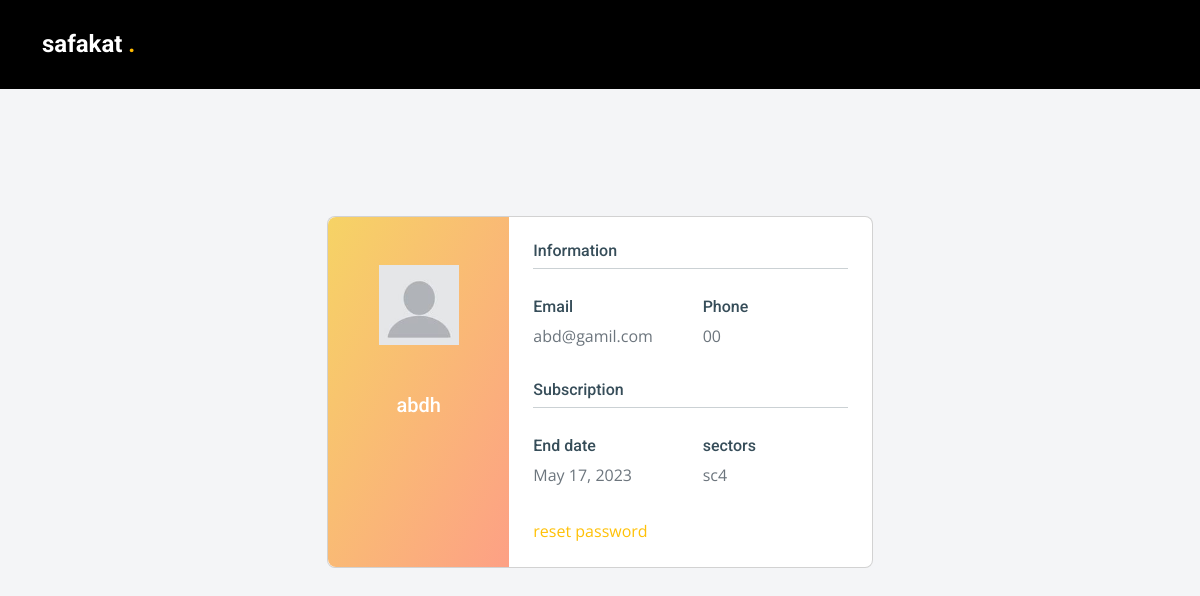
Page /en/userprofile/ (signed in) on the earlier database version.
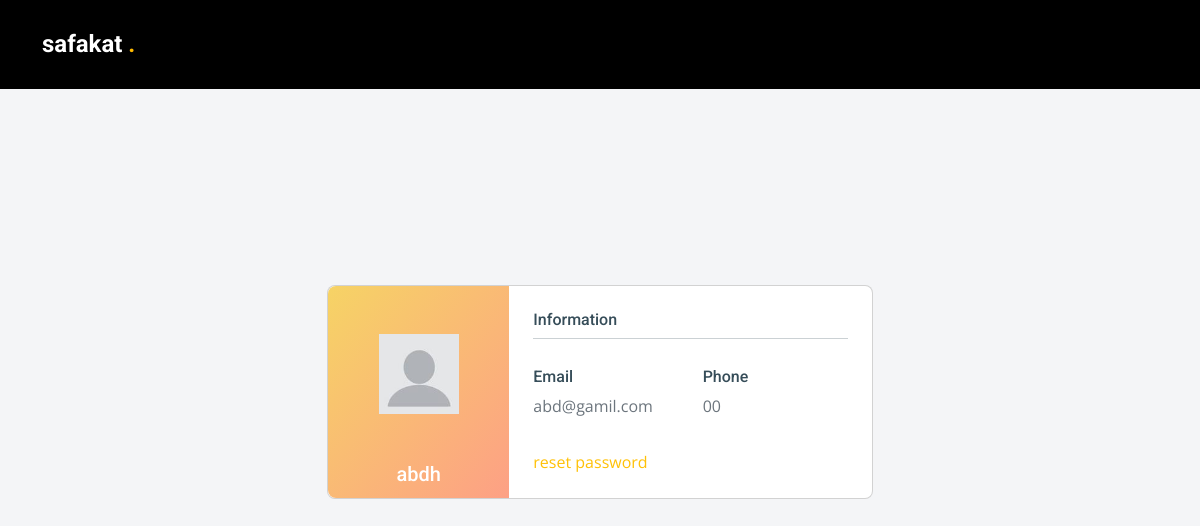
Same page on the later database version.
### accounts/models.py (models this page shows, shortened)
class CustomUser(AbstractUser):
    phone_number = models.CharField(max_length=20)

class Subscription(models.Model):
    user = models.OneToOneField(CustomUser, on_delete=models.CASCADE)
    tittle=models.CharField(max_length=150, blank=True,null=True )
    plan = models.ManyToManyField(Choice)
    start_date = models.DateField()
    end_date = models.DateField()
    activite=models.BooleanField(default=False)
    img_transition = models.ImageField(upload_to='images/',null=True, blank=True)
    def __str__(self):
        return f"{self.user}    "

class Choice(models.Model):
    name = models.CharField(max_length=50 ,choices=SECTOER_CHOICES)

### accounts/views.py (the view)
# urls.py: path('userprofile/',userProfile,name="userprofile"),
def userProfile(request):
    user_name= CustomUser.objects.filter(id=request.user.id)
    subscription=Subscription.objects.filter(user=request.user)
    print(subscription)
    return render(request,"userprofile.html",{'user_name':user_name,"subscription":subscription })

### templates/userprofile.html (shortened to what this page needs)
{% load static %}
{% load i18n %}
<!DOCTYPE html>
<html lang="en">
<head>
  <link rel="stylesheet" href="https://cdn.jsdelivr.net/npm/bootstrap@5.1.3/dist/css/bootstrap.min.css" />
  <link rel="stylesheet" href="https://cdn.jsdelivr.net/npm/select2@4.0.13/dist/css/select2.min.css" />
  <link rel="stylesheet" href="https://cdn.jsdelivr.net/npm/select2-bootstrap-5-theme@1.3.0/dist/select2-bootstrap-5-theme.min.css" />
  <link rel="stylesheet" href="https://cdn.jsdelivr.net/npm/select2-bootstrap-5-theme@1.3.0/dist/select2-bootstrap-5-theme.rtl.min.css" />
  <link rel="stylesheet" href="https://cdnjs.cloudflare.com/ajax/libs/font-awesome/6.4.0/css/all.min.css" />
  <link href="{% static  'assets/vendor/bootstrap/css/bootstrap.min.css' %}" rel="stylesheet">
  <link href="{% static  'assets/vendor/bootstrap-icons/bootstrap-icons.css' %}" rel="stylesheet">
  <link href="{% static  ' assets/vendor/fontawesome-free/css/all.min.css' %}" rel="stylesheet">
  <link href="{% static  'assets/vendor/aos/aos.css' %}" rel="stylesheet">
  <link href="{% static  'assets/vendor/glightbox/css/glightbox.min.css' %}" rel="stylesheet">
  <link href="{% static  'assets/vendor/swiper/swiper-bundle.min.css' %}" rel="stylesheet">
  <link href="{% static  'assets/css/main.css' %}" rel="stylesheet">
</head>
<body>
  <header id="header" class="header d-flex align-items-center"  style="background-color:black;">
    <div class="container-fluid container-xl d-flex align-items-center justify-content-between">
      <a href="{% url 'Home' %}" class="logo d-flex align-items-center">
        <h1>safakat <span>.</span></h1>
      </a>
      <i class="mobile-nav-toggle mobile-nav-show bi bi-list"></i>
    </div>
  </header>
   {% for user in user_name  %}
    <section class="vh-100" style="background-color: #f4f5f7;">
      <div class="container py-5 h-100">
        <div class="row d-flex justify-content-center align-items-center h-100">
          <div class="col col-lg-6 mb-4 mb-lg-0">
            <div class="card mb-3" style="border-radius: .5rem;">
              <div class="row g-0">
                <div class="col-md-4 gradient-custom text-center text-white"
                  style="border-top-left-radius: .5rem; border-bottom-left-radius: .5rem;">
                  <img src="{% static  'assets/img/anymouser.jpeg' %}"
                    alt="Avatar" class="img-fluid my-5" style="width: 80px;" />
                  <h5>{{user.username}}</h5>
                </div>
                <div class="col-md-8">
                  <div class="card-body p-4">
                    <h6>Information</h6>
                    <hr class="mt-0 mb-4">
                    <div class="row pt-1">
                      <div class="col-6 mb-3">
                        <h6>Email</h6>
                        <p class="text-muted">{{user.email}}</p>
                      </div>
                      <div class="col-6 mb-3">
                        <h6>Phone</h6>
                        <p class="text-muted">{{user.phone_number}}</p>
                      </div>
                    </div>
                    {% for s in subscription %}
                      <h6>Subscription</h6>
                      <hr class="mt-0 mb-4">
                      <div class="row pt-1">
                        <div class="col-6 mb-3">
                          <h6>End date</h6>
                          <p class="text-muted"> {{s.end_date}} </p>
                        </div>
                        <div class="col-6 mb-3">
                          <h6>sectors</h6>
                          <div class="row">
                            {% for ss in s.plan.all %}
                              <div class="col">
                                <p class="text-muted">  {{ss.name}}  </p>
                              </div>
                              {% endfor %}
                          </div>
                        </div>
                      </div>
                    {% endfor %}
                    <div class="d-flex justify-content-start">
                      <a href="{% url 'change_password' %}" class="link-warning" style="color:red;"> reset password </a>
                    </div>
                  </div>
                </div>
              </div>
            </div>
          </div>
        </div>
      </div>
    </section>
  {% endfor %}
</body>
</html>

### static/assets/css/main.css (style rules this page uses)
:root { --font-default: "Open Sans", system-ui, -apple-system, "Segoe UI", Roboto, "Helvetica Neue", Arial, "Noto Sans", "Liberation Sans", sans-serif, "Apple Color Emoji", "Segoe UI Emoji", "Segoe UI Symbol", "Noto Color Emoji"; --font-primary: "Roboto", sans-serif; --font-secondary: "Work Sans", sans-serif; }
:root { --color-default: #364d59; --color-primary: #feb900; --color-secondary: #52565e; }
:root { scroll-behavior: smooth; }
body { font-family: var(--font-default); color: var(--color-default); overflow-x: hidden; }
a { color: var(--color-primary); text-decoration: none; }
h1, h2, h3, h4, h5, h6 { font-family: var(--font-primary); }
section { padding: 80px 0; overflow: hidden; }
.header { z-index: 997; position: absolute; padding: 30px 0; top: 0; left: 0; right: 0; }
.header .logo h1 { font-size: 24px; font-weight: 700; color: #fff; margin-bottom: 0; font-family: var(--font-primary); }
.header .logo h1 span { color: var(--color-primary); }
@media (max-width: 1279px) { .mobile-nav-show { position: relative; color: #fff; font-size: 28px; cursor: pointer; line-height: 0; transition: 0.5s; z-index: 9999; padding-right: 10px; } }

### templates/userprofile.html (style rules this page uses)
.gradient-custom { background: #f6d365; background: -webkit-linear-gradient(to right bottom, rgba(246, 211, 101, 1), rgba(253, 160, 133, 1)); background: linear-gradient(to right bottom, rgba(246, 211, 101, 1), rgba(253, 160, 133, 1)) }

Differences in the rows shown:
removed Subscription: end_date "May 17, 2023"
removed Choice: name "sc4"
